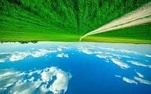
#> input picture lab3/test_images/test.jpg, 151 x 94 px, shrunk from 284 x 177 before the run
$ jupyter execute lab3.ipynb
#> lines starting #> are read from the running program, lines starting #| are printed output that depends on the picture; after the words box and inside, x2 and y2 are one past the last pixel; in counts of white or black regions, pixels touching at a corner belong together
### lab3/functionality.py
import numpy as np
from numpy import ndarray
from numpy.linalg import norm
from sklearn.mixture import GaussianMixture
from scipy.stats import multivariate_normal
from numba import njit

@njit
def get_neighbours(height,width,i,j):

    '''
    Parameters
        height: int
            height of input image
        width: int
            width of input image
        i: int
            number of row
        j: int
            number of column
    Returns
        N: tuple
            neighbours coordinates, neighbours indices, inverse neighbours indices
    calculates neighbours in 4-neighbours system (and inverse indices)
            (i-1,j)
               |
    (i,j-1)--(i,j)--(i,j+1)
               |
            (i+1,j)
    examples:
    >>> get_neighbours(-1,1,1,1)
    Traceback (most recent call last):
    ...
    Exception: height or width is less than zero
    >>> get_neighbours(3,3,-1,-1)
    ([], [], [])
    >>> get_neighbours(3,3,0,0)
    ([[0, 1], [1, 0]], [0, 2], [1, 3])
    >>> get_neighbours(3,3,0,1)
    ([[0, 0], [0, 2], [1, 1]], [1, 0, 2], [0, 1, 3])
    >>> get_neighbours(3,3,1,1)
    ([[1, 0], [1, 2], [0, 1], [2, 1]], [1, 0, 3, 2], [0, 1, 2, 3])
    '''

    if width <= 0 or height <= 0:
        raise Exception('height or width is less than zero')

    # i,j - position of pixel
    # [Left, Right, Up, Down] - order of possible neighbours
    # array of neighbour indices
    nbs = []
    # neighbour indices
    nbs_indices = []
    # inverse neighbour indices
    inv_nbs_indices = []
    # Left
    if 0<=j-1<width-1 and 0<=i<=height-1:
        nbs.append([i,j-1])
        inv_nbs_indices.append(1)
        nbs_indices.append(0)
    # Right
    if 0<j+1<=width-1 and 0<=i<=height-1:
        nbs.append([i,j+1])
        inv_nbs_indices.append(0)
        nbs_indices.append(1)
    # Upper
    if 0<=i-1<height-1 and 0<=j<=width-1:
        nbs.append([i-1,j])
        inv_nbs_indices.append(3)
        nbs_indices.append(2)
    # Down
    if 0<i+1<=height-1 and 0<=j<=width-1:
        nbs.append([i+1,j])
        inv_nbs_indices.append(2)
        nbs_indices.append(3)
    N = (nbs, inv_nbs_indices, nbs_indices)
    return N

@njit(fastmath=True, cache=True)
def diff_iter(height: int, width: int, fi: ndarray, g:ndarray, K:ndarray, Q:ndarray) -> ndarray:
    '''
    Parameters
        height: int
            height of input image
        width: int
            width of input image
        fi: ndarray
            array of potentials
        g: ndarray
            array of binary penalties
        K: ndarray
            label set
        Q: ndarray
            array of unary penalties
    Returns
        fi: ndarray
            updated array of potentials
    calculates one iteration of diffusion
    '''

    # for each pixel of input image
    for i in range(height):
        for j in range(width):
            # defining neighbours pixel (i,j)
            nbs, inv_nbs_indices, nbs_indices = get_neighbours(height, width,i,j)
            len_neighbours = len(nbs)
            k_asterisk = np.full(len_neighbours, -1)
            fi_list = np.full(len_neighbours, np.nan)
            C_t = np.full(len_neighbours, np.nan)
            # for each label in label set
            for k in K:
                # for each neighbour of pixel (i,j)
                for n,[n_i,n_j] in enumerate(nbs):
                    # k*(t`)
                    k_asterisk[n] = np.argmax(g[i,j,nbs_indices[n],k,:] - fi[n_i,n_j,inv_nbs_indices[n],:])
                    # fi(t',t)(k*)
                    fi_list[n] = fi[n_i,n_j,inv_nbs_indices[n],k_asterisk[n] ]
                    if g[i,j,nbs_indices[n],k,k_asterisk[n]] == -np.inf:
                        C_t[n] = -np.inf
                    else:
                        C_t[n] = g[i,j,nbs_indices[n],k,k_asterisk[n]] - fi_list[n]
                #print(C_t)
                C_t_sum = (np.sum(C_t) + Q[i,j,k])/len_neighbours
                # updating potentials
                for n in range(len_neighbours):
                    fi[i,j,nbs_indices[n],k] = C_t[n] - C_t_sum
    return fi

# [35 lines left out: function diffusion, not called in this run]

def update_fi(height,width,fi,g,K,Q,n_iter):
    '''
    Parameters
        height: int
            height of input image
        width: int
            width of input image
        fi: ndarray
            array of potentials
        g: ndarray
            array of binary penalties
        K: ndarray
            label set
        Q: ndarray
            array of unary penalties
        n_iter: int
            number of iteration
    Returns
        fi: ndarray
            updated array of potentials
    updates fi after n_iter iterations
    '''
    n_labels = len(K)
    n_neighbors = 4
    for i in range(n_iter):
        fi = diff_iter(height,width,fi,g,K,Q)
    return fi


def get_labelling(height, width, g, fi):

    '''
    Parameters
        height: int
            height of input image
        width: int
            width of input image
        g: ndarray
            array of binary penalties
        fi: ndarray
            updated array of potentials
    Returns
        labelling: ndarray
            optimal labels after diffusion algorithm

    labelling restoration after diffusion
    '''
    labelling = np.empty((height,width),dtype = int)
    for i in range(height):
        for j in range(width):
            nbs, inv_nbs_indices, nbs_indices = get_neighbours(height, width,i,j)
            n_i, n_j = nbs[0]
            # calculating reparametrized binary penalties
            g_reparametrized = g[i,j,nbs_indices[0],...] - fi[i,j,nbs_indices[0],...] - fi[n_i,n_j,inv_nbs_indices[0],...]
            # g - is supermodular so take the highest possible maximum edge between nodes t, t'
            labelling[i,j] = np.argmax(np.max(g_reparametrized,axis = 0))
    return labelling


def get_gmm_params(img, n_rows):
    width = img.shape[1]
    class0 = GaussianMixture(n_components=1).fit(img.reshape(-1,3)[:(n_rows*width)] )
    class1 = GaussianMixture(n_components=1).fit(img.reshape(-1,3)[(n_rows*width):] )
    return class0.means_[0], class0.covariances_[0], class1.means_[0],  class1.covariances_[0]

def get_q(img, mean0, cov0, mean1, cov1):
    height, width = img.shape[:2]
    K = np.array([0,1])
    mask = multivariate_normal.pdf(img, mean0, cov0) > multivariate_normal.pdf(img, mean1, cov1)
    q = np.zeros((height,width, 2))
    q[mask] = (K != 1)
    q[~mask] = (K != 0)
    return -q

def get_g(height,width,n_labels,beta):
    g = np.zeros((height,width, 4, 2, 2))
    g[..., 0, 1] = -beta
    g[..., 1, 0] = -beta
    return g

@njit
def check_smooth_border(mask, height, width):
    for i in range(height-1):
        for j in range(width):
            if (not mask[i, j]) and mask[i + 1, j] and (mask[i+1:, j] == 0).any():
                    return False
            if (not mask[i, j]) and (not mask[i+1, j]):
                if  j != 0 and mask[i, j-1] and mask[i+1, j-1]:
                    return False
                if  j < width - 1 and mask[i, j+1] and mask[i+1, j+1]:
                    return False
    return True


# [118 lines left out: functions get_reparametrized_q, get_reparametrized_g, get_g_binary, get_q_binary, crossing_out, self_control, not called in this run]

### lab3/lab3.ipynb
[cell 1]
from skimage.io import imread
import matplotlib.pyplot as plt
from functionality import *
from PIL import Image

[cell 2]
img = imread('test_images/test.jpg').astype(int)[...,:3]
height, width, _ = img.shape
#> height = 94; width = 151
K = np.arange(2)
n_labels = len(K)
plt.axis('off')
plt.imshow(img)

[cell 3]
# smoothing coef
beta = 10
# number of rows to take as a class0(sky)
n_rows = 75

[cell 4]
g = get_g(height,width,n_labels,beta)
class0_mean, class0_cov, class1_mean, class1_cov = get_gmm_params(img, n_rows)
#> class0_mean = [64.32, 151.3, 107.4]; class0_cov = [[4115.2, 2451.9, 2840.1], [2451.9, 1972.2, 2789.5], [2840.1, 2789.5, 8707.6]]; class1_mean = [58.49, 136.7, 175.7]; class1_cov = [[4652.1, 3265.6, 1447.1], [3265.6, 2406.8, 1161.5], [1447.1, 1161.5, 820.9]]
Q = get_q(img,class0_mean, class0_cov, class1_mean, class1_cov)
#> in get_q, `mask = multivariate_normal.pdf(img, mean0, cov0) > multivariate_normal..`:
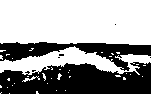
#> mask: shape (94, 151) bool; 61.1% white; 7 black regions (5 under 20 px), largest, box (x1, y1, x2, y2) and area: (0, 62, 151, 94) 3699, (0, 42, 151, 71) 1797

[cell 5]
fi = np.zeros((height,width,4,n_labels))
for _ in range(10**3):
    fi = update_fi(height,width,fi,g,K,Q,5)
    labelling = get_labelling(height, width, g, fi)
    plt.imshow(labelling)
    plt.axis('off')
    plt.show()
    if check_smooth_border(labelling,height, width):
        break

# crossing out

[cell 6]
img = imread('test_images/img2.jpg').astype(int)[...,:3]
img = img[:150,0:100]
height, width, _ = img.shape
plt.imshow(img)

[cell 7]
# smoothing coef
beta = 10
# number of rows to take as a class0(sky)
n_rows = 80

[cell 8]
g = get_g(height,width,n_labels,beta)
class0_mean, class0_cov, class1_mean, class1_cov = get_gmm_params(img, n_rows)
Q = get_q(img,class0_mean, class0_cov, class1_mean, class1_cov)

[cell 9]
fi = np.zeros((height,width,4,n_labels))
fi = update_fi(height,width,fi,g,K,Q,100)
labelling = get_labelling(height, width, g, fi)

[cell 10]
epsilon = 0.3
q_reparametrized = get_reparametrized_q(Q, fi)
g_reparametrized, _ = get_reparametrized_g(g,fi)
q_binary = get_q_binary(q_reparametrized, epsilon)
g_binary = get_g_binary(g_reparametrized, epsilon)

[cell 11]
result = self_control(q_binary,g_binary)

[cell 12]
plt.axis('off')
plt.imshow(result)
